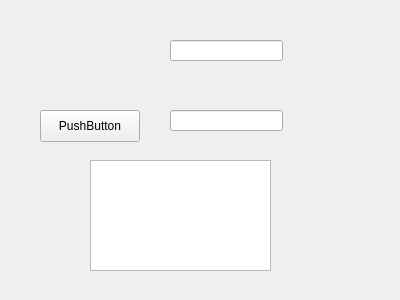
<?xml version="1.0" encoding="UTF-8"?>
<ui version="4.0">
 <class>Form</class>
 <widget class="QWidget" name="Form">
  <property name="geometry">
   <rect>
    <x>0</x>
    <y>0</y>
    <width>400</width>
    <height>300</height>
   </rect>
  </property>
  <property name="windowTitle">
   <string>Form</string>
  </property>
  <widget class="QLineEdit" name="textInput">
   <property name="geometry">
    <rect>
     <x>170</x>
     <y>40</y>
     <width>113</width>
     <height>21</height>
    </rect>
   </property>
  </widget>
  <widget class="QLineEdit" name="textInput_2">
   <property name="geometry">
    <rect>
     <x>170</x>
     <y>110</y>
     <width>113</width>
     <height>21</height>
    </rect>
   </property>
  </widget>
  <widget class="QPushButton" name="button">
   <property name="geometry">
    <rect>
     <x>40</x>
     <y>110</y>
     <width>100</width>
     <height>32</height>
    </rect>
   </property>
   <property name="text">
    <string>PushButton</string>
   </property>
  </widget>
  <widget class="QTextEdit" name="output">
   <property name="geometry">
    <rect>
     <x>90</x>
     <y>160</y>
     <width>181</width>
     <height>111</height>
    </rect>
   </property>
  </widget>
 </widget>
 <resources/>
 <connections/>
</ui>
